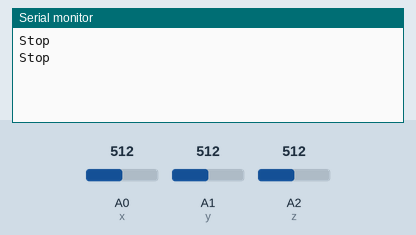
Recording of a sketch running on a simulated Arduino Uno, built with avr-gcc and run on an emulated ATmega328P. On the bench: the last lines printed to the serial monitor. The inputs (shaded band) are chosen by the test bench; at power-on: A0 (x) = 512, A1 (y) = 512, A2 (z) = 512. No radio packets arrive unless stated.

Above: at 1.2 s.
1.3 s: A0 (x) set to 535
At 2.7 s:
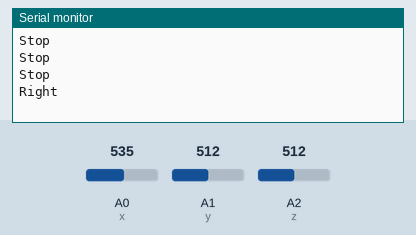
4.3 s: A1 (y) set to 537
At 4.8 s:
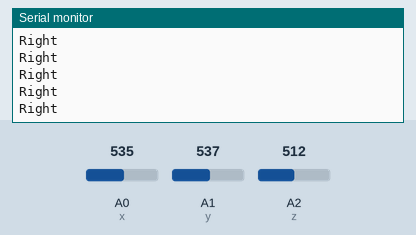
5.8 s: A1 (y) set to 561
At 7.2 s:
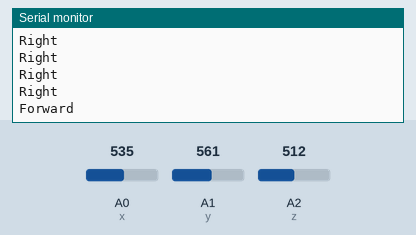

The sketch:

Transmitter_Module.ino
```cpp
#include <VirtualWire.h>
#define x A0
#define y A1
#define z A2

char *data;

int x_value;
int y_value;
int z_value;

int x_val;
int y_val;
int z_val;

void setup()
{
  vw_set_tx_pin(12);
  vw_setup(2000);
  pinMode(x, INPUT);
  pinMode(y, INPUT);
  pinMode(z, INPUT);
  Serial.begin(9600);
  x_value = analogRead(x);
  y_value = analogRead(y);
  z_value = analogRead(z);
}

void loop()
{
  x_val = analogRead(x);
  y_val = analogRead(y);
  z_val = analogRead(z);

  int x_axis = x_val - x_value;
  int y_axis = y_val - y_value;
  int z_axis = z_val - z_value;

  if(y_axis >= 40)
  {
    data="f";
    vw_send((uint8_t *)data, strlen(data));
    vw_wait_tx();
    delay(500);
    Serial.println("Forward");
  }
  else if(y_axis <= -10)
  {
    data="b";
    vw_send((uint8_t *)data, strlen(data));
    vw_wait_tx();
    delay(500);
    Serial.println("Backward");
  }
  else if(x_axis >= 10)
  {
    data="r";
    vw_send((uint8_t *)data, strlen(data));
    vw_wait_tx();
    delay(500);
    Serial.println("Right");
  }
  else if(x_axis <= -10)
  {
    data="l";
    vw_send((uint8_t *)data, strlen(data));
    vw_wait_tx();
    delay(500);
    Serial.println("Left");
  }
  else
  {
    data="s";
    vw_send((uint8_t *)data, strlen(data));
    vw_wait_tx();
    delay(500);
    Serial.println("Stop");
  }
}
```

Measured:
- the behaviour switches between 521 and 522 on A0 (x) (found by bisection; images 0 and 1)
- the behaviour switches between 551 and 552 on A1 (y) (found by bisection; images 2 and 3)
- after the input at 1.3 s, the serial monitor: prints a new line after 0.94 s (image 1)
- after the input at 5.8 s, the serial monitor: prints a new line after 0.93 s (image 3)
